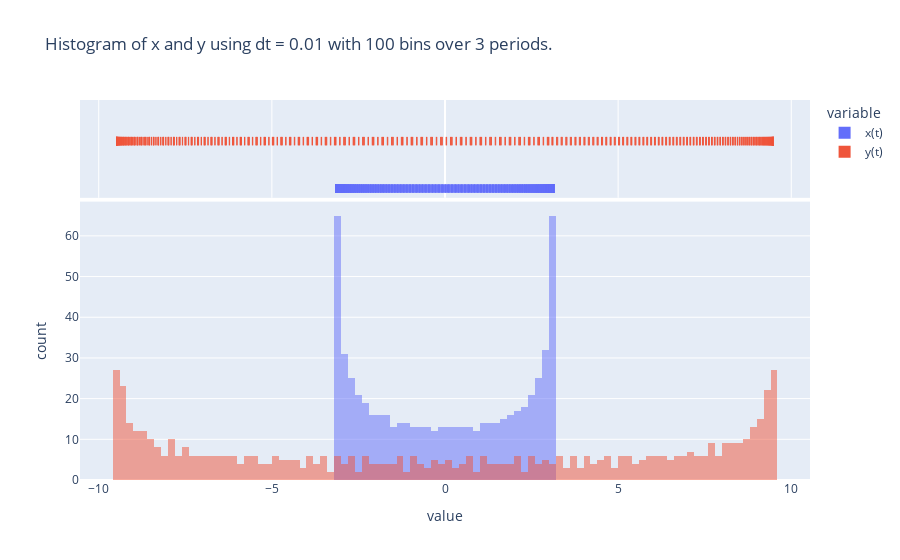

The code cell stored with this chart in its notebook:
### Markdown cell above
Now we visualize the distribution of $x$ and $y$ for a simulated trip around the ellipse by setting a specific sampling frequency $\Delta t$ and $p$ periods of revolution. We can see the solution will have a distribution heavily weighted towards the ends for both $y$ and $x$ as 'corners' are turned.

### Code cell
dt = 0.01
p = 3
nbins = 100
L = p*(2*np.pi/3)
t = np.arange(0, L , dt)
x_t = np.sin(3*t) + 3*np.cos(3*t)
y_t = 3*np.cos(3*t) - 9*np.sin(3*t)
fig = px.histogram({'t': t, 'x(t)': x_t, 'y(t)':y_t},
                   x= ['x(t)', 'y(t)'],
                   title = f'Histogram of x and y using dt = {dt} with {nbins} bins over {p} periods.',
                   marginal="rug",
                   opacity=0.5,
                   barmode = 'overlay',
                   nbins = nbins)
fig.show()

### Figure 1 — Plotly figure (JSON) as saved in the notebook; plotly's stock layout.template omitted (floating-point values rounded to 4 significant figures; data arrays with more than 128 entries replaced by an {"elided": "..."} marker saying what was removed)
{"data": [{"alignmentgroup": "True", "bingroup": "x", "hovertemplate": "variable=x(t)<br>value=%{x}<br>count=%{y}<extra></extra>", "legendgroup": "x(t)", "marker": {"color": "#636efa", "opacity": 0.5, "pattern": {"shape": ""}}, "name": "x(t)", "nbinsx": 100, "offsetgroup": "x(t)", "orientation": "v", "showlegend": true, "type": "histogram", "x": {"elided": "629 float values"}, "xaxis": "x", "yaxis": "y"}, {"alignmentgroup": "True", "boxpoints": "all", "fillcolor": "rgba(255,255,255,0)", "hoveron": "points", "hovertemplate": "variable=x(t)<br>value=%{x}<extra></extra>", "jitter": 0, "legendgroup": "x(t)", "line": {"color": "rgba(255,255,255,0)"}, "marker": {"color": "#636efa", "symbol": "line-ns-open"}, "name": "x(t)", "offsetgroup": "x(t)", "showlegend": false, "type": "box", "x": {"elided": "629 float values"}, "xaxis": "x2", "yaxis": "y2"}, {"alignmentgroup": "True", "bingroup": "x", "hovertemplate": "variable=y(t)<br>value=%{x}<br>count=%{y}<extra></extra>", "legendgroup": "y(t)", "marker": {"color": "#EF553B", "opacity": 0.5, "pattern": {"shape": ""}}, "name": "y(t)", "nbinsx": 100, "offsetgroup": "y(t)", "orientation": "v", "showlegend": true, "type": "histogram", "x": {"elided": "629 float values"}, "xaxis": "x", "yaxis": "y"}, {"alignmentgroup": "True", "boxpoints": "all", "fillcolor": "rgba(255,255,255,0)", "hoveron": "points", "hovertemplate": "variable=y(t)<br>value=%{x}<extra></extra>", "jitter": 0, "legendgroup": "y(t)", "line": {"color": "rgba(255,255,255,0)"}, "marker": {"color": "#EF553B", "symbol": "line-ns-open"}, "name": "y(t)", "offsetgroup": "y(t)", "showlegend": false, "type": "box", "x": {"elided": "629 float values"}, "xaxis": "x2", "yaxis": "y2"}], "layout": {"autosize": true, "barmode": "overlay", "legend": {"title": {"text": "variable"}, "tracegroupgap": 0}, "title": {"text": "Histogram of x and y using dt = 0.01 with 100 bins over 3 periods."}, "xaxis": {"anchor": "y", "autorange": true, "domain": [0, 1], "range": [-10.54, 10.54], "title": {"text": "value"}, "type": "linear"}, "xaxis2": {"anchor": "y2", "autorange": true, "domain": [0, 1], "matches": "x", "range": [-10.54, 10.54], "showgrid": true, "showticklabels": false, "type": "linear"}, "yaxis": {"anchor": "x", "autorange": true, "domain": [0, 0.7326], "range": [0, 68.42], "title": {"text": "count"}}, "yaxis2": {"anchor": "x2", "autorange": true, "domain": [0.7426, 1], "matches": "y2", "range": [-0.6385, 1.5], "showgrid": false, "showline": false, "showticklabels": false, "ticks": "", "type": "category"}}}
